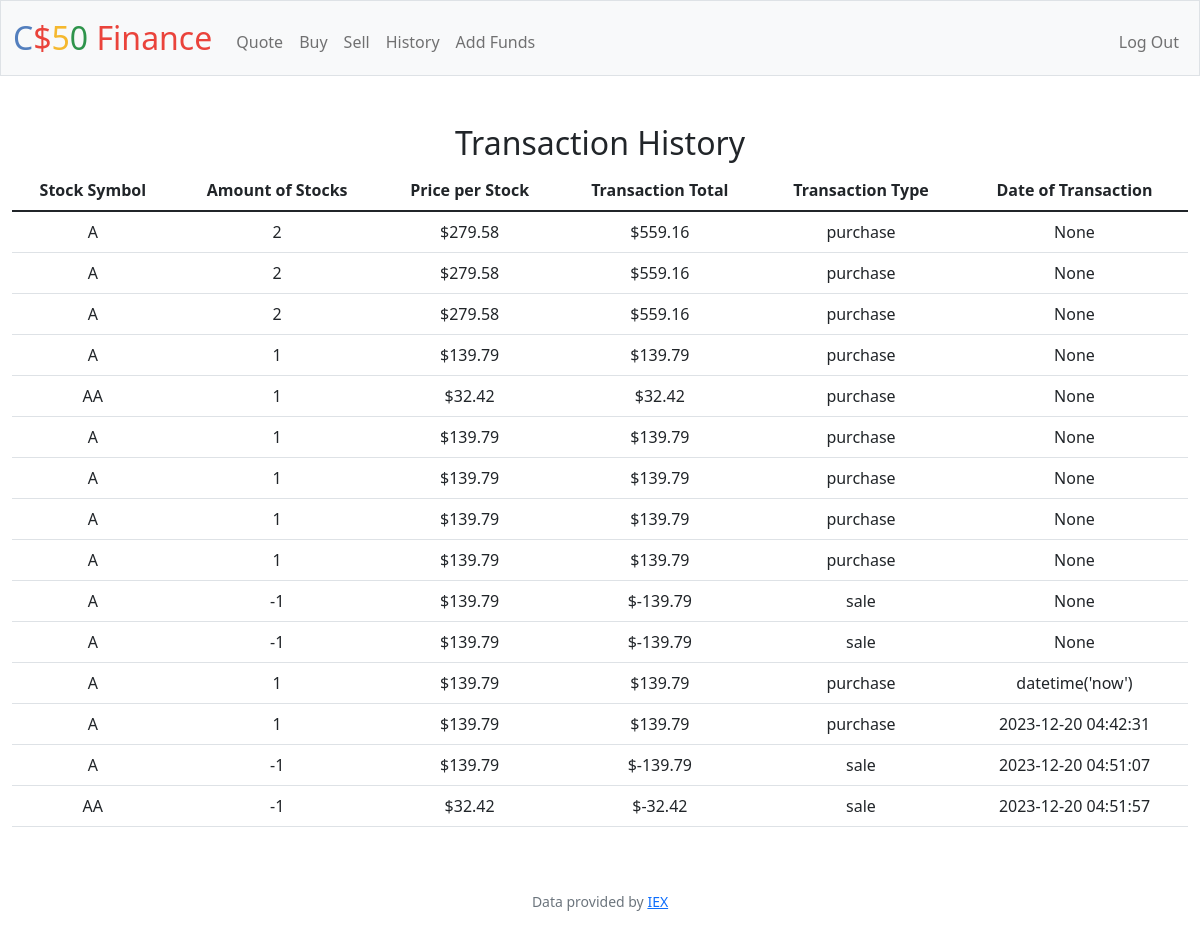
Screenshot of /history (signed in) with the database file from the repository.
### tables this page shows
CREATE TABLE transactions
(transactionId INTEGER PRIMARY KEY AUTOINCREMENT NOT NULL,
userID int NOT NULL REFERENCES users (id),
symbol varchar(60) NOT NULL,
amount int NOT NULL,
cost int NOT NULL,
transaction_type varchar(60), date_time);

### app.py (the view)
@app.route("/history")
@login_required
def history():
    stocks = []
    data = db.execute("SELECT symbol, amount, cost, transaction_type, date_time FROM transactions WHERE userId=?", session["user_id"])
    for row in data:
        stock = {
            'symbol': row['symbol'],
            'amount' : row['amount'],
            'price' : usd(row['cost']),
            'total' : usd(row['amount'] * row['cost']),
            'type' : row['transaction_type'],
            'date_time' : row['date_time']
        }
        stocks.append(stock)
    return render_template("history.html", stocks=stocks)

### app.py (called while the page is built)
@app.after_request
def after_request(response):
    response.headers["Cache-Control"] = "no-cache, no-store, must-revalidate"
    response.headers["Expires"] = 0
    response.headers["Pragma"] = "no-cache"
    return response

### helpers.py (called while the page is built)
def login_required(f):
    @wraps(f)
    def decorated_function(*args, **kwargs):
        if session.get("user_id") is None:
            return redirect("/login")
        return f(*args, **kwargs)
    return decorated_function

def usd(value):
    return f"${value:,.2f}"

### templates/history.html (shortened to what this page needs)
{% extends "layout.html" %}
{% block main %}
    <h2>Transaction History</h2>
    <div>
    <table class="table">
        <thead>
            <tr>
                <th>Stock Symbol</th>
                <th>Amount of Stocks</th>
                <th>Price per Stock</th>
                <th>Transaction Total</th>
                <th>Transaction Type</th>
                <th>Date of Transaction</th>
            </tr>
        </thead>
        <tbody>
            {% for stock in stocks %}
            <tr>
                <td>{{stock.symbol}}</td>
                <td>{{stock.amount}}</td>
                <td>{{stock.price}}</td>
                <td>{{stock.total}}</td>
                <td>{{stock.type}}</td>
                <td>{{stock.date_time}}</td>
            </tr>
            {% endfor %}
        </tbody>
    </table>
    </div>
{% endblock %}

### templates/layout.html (shortened to what this page needs)
<!DOCTYPE html>
<html lang="en">
    <head>
        <link href="https://cdn.jsdelivr.net/npm/bootstrap@5.1.3/dist/css/bootstrap.min.css" rel="stylesheet">
        <link href="/static/styles.css" rel="stylesheet">
    </head>
    <body>
        <nav class="bg-light border navbar navbar-expand-md navbar-light">
            <div class="container-fluid">
                <a class="navbar-brand" href="/"><span class="blue">C</span><span class="red">$</span><span class="yellow">5</span><span class="green">0</span> <span class="red">Finance</span></a>
                <div class="collapse navbar-collapse" id="navbar">
                    {% if session["user_id"] %}
                        <ul class="navbar-nav me-auto mt-2">
                            <li class="nav-item"><a class="nav-link" href="/quote">Quote</a></li>
                            <li class="nav-item"><a class="nav-link" href="/buy">Buy</a></li>
                            <li class="nav-item"><a class="nav-link" href="/sell">Sell</a></li>
                            <li class="nav-item"><a class="nav-link" href="/history">History</a></li>
                            <li class="nav-item"><a class="nav-link" href="/add">Add Funds</a></li>
                        </ul>
                        <ul class="navbar-nav ms-auto mt-2">
                            <li class="nav-item"><a class="nav-link" href="/logout">Log Out</a></li>
                        </ul>
                    {% else %}
                        <ul class="navbar-nav ms-auto mt-2">
                            <li class="nav-item"><a class="nav-link" href="/register">Register</a></li>
                            <li class="nav-item"><a class="nav-link" href="/login">Log In</a></li>
                        </ul>
                    {% endif %}
                </div>
            </div>
        </nav>
        <main class="container-fluid py-5 text-center">
            {% block main %}{% endblock %}
        </main>
        <footer class="mb-5 small text-center text-muted">
            Data provided by <a href="https://iexcloud.io/">IEX</a>
        </footer>
    </body>
</html>

### static/styles.css (style rules this page uses)
nav .navbar-brand { font-size: xx-large; }
nav .navbar-brand .blue { color: #537fbe; }
nav .navbar-brand .red { color: #ea433b; }
nav .navbar-brand .yellow { color: #f5b82e; }
nav .navbar-brand .green { color: #2e944b; }

### rows the page displays
transactions: symbol "A", amount "2", price "$279.58", total "$559.16", type "purchase", date_time "None"
transactions: symbol "A", amount "2", price "$279.58", total "$559.16", type "purchase", date_time "None"
transactions: symbol "A", amount "2", price "$279.58", total "$559.16", type "purchase", date_time "None"
transactions: symbol "A", amount "1", price "$139.79", total "$139.79", type "purchase", date_time "None"
transactions: symbol "AA", amount "1", price "$32.42", total "$32.42", type "purchase", date_time "None"
transactions: symbol "A", amount "1", price "$139.79", total "$139.79", type "purchase", date_time "None"
transactions: symbol "A", amount "1", price "$139.79", total "$139.79", type "purchase", date_time "None"
transactions: symbol "A", amount "1", price "$139.79", total "$139.79", type "purchase", date_time "None"
transactions: symbol "A", amount "1", price "$139.79", total "$139.79", type "purchase", date_time "None"
transactions: symbol "A", amount "-1", price "$139.79", total "$-139.79", type "sale", date_time "None"
transactions: symbol "A", amount "-1", price "$139.79", total "$-139.79", type "sale", date_time "None"
transactions: symbol "A", amount "1", price "$139.79", total "$139.79", type "purchase", date_time "datetime('now')"
transactions: symbol "A", amount "1", price "$139.79", total "$139.79", type "purchase", date_time "2023-12-20 04:42:31"
transactions: symbol "A", amount "-1", price "$139.79", total "$-139.79", type "sale", date_time "2023-12-20 04:51:07"
transactions: symbol "AA", amount "-1", price "$32.42", total "$-32.42", type "sale", date_time "2023-12-20 04:51:57"
